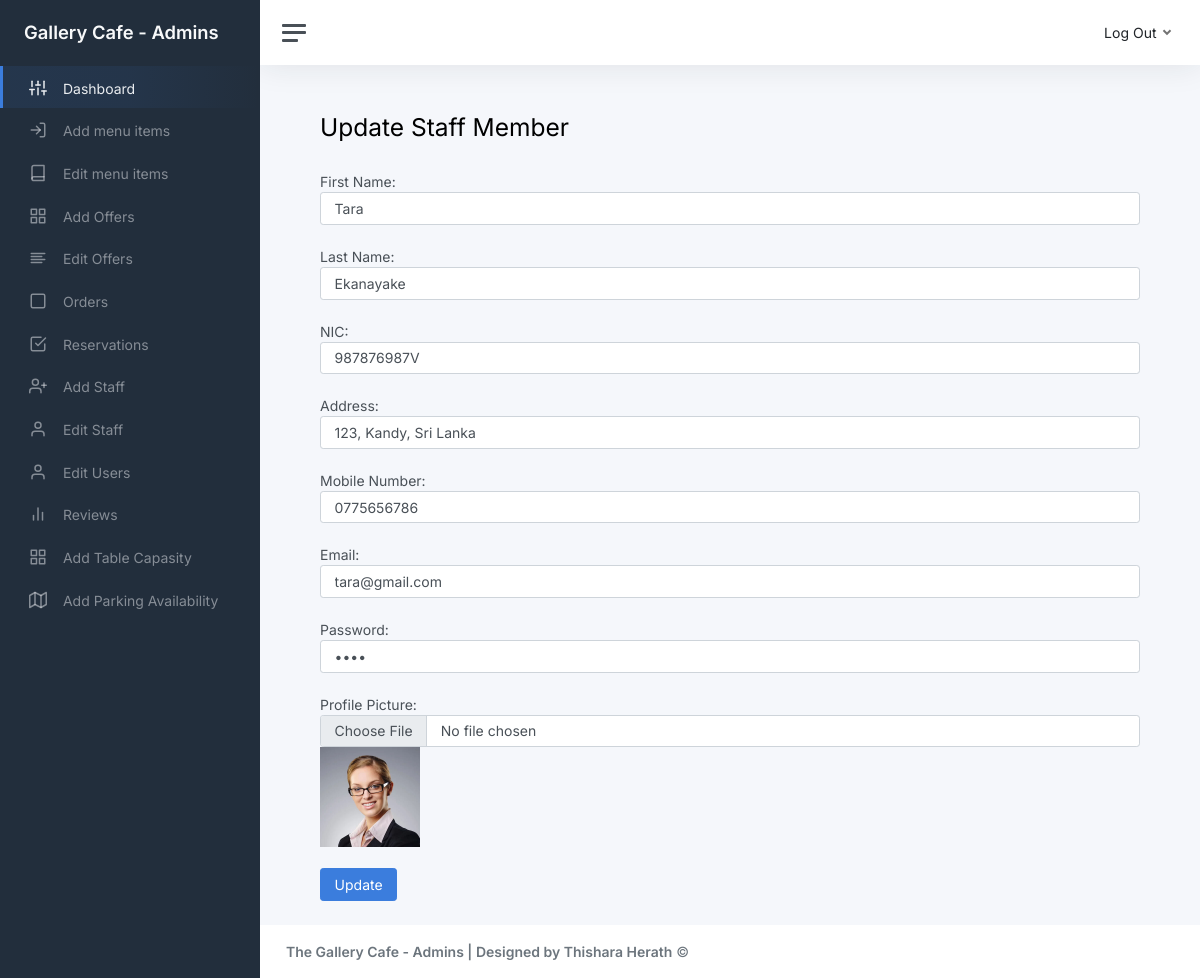
Page /edit_staff.php?id=6 on the committed database.
### tables this page shows
CREATE TABLE IF NOT EXISTS `staff` (
  `id` int NOT NULL AUTO_INCREMENT,
  `firstname` varchar(50) DEFAULT NULL,
  `lastname` varchar(50) DEFAULT NULL,
  `nic` varchar(20) DEFAULT NULL,
  `address` varchar(100) DEFAULT NULL,
  `mnumber` varchar(15) DEFAULT NULL,
  `email` varchar(50) DEFAULT NULL,
  `password` varchar(50) DEFAULT NULL,
  `profile_picture` varchar(5000) DEFAULT NULL,
  PRIMARY KEY (`id`)
);

### edit_staff.php (the view, shortened to what this page needs)
<!DOCTYPE html>
<html lang="en">
<head>
    <link href="admin_css/app.css" rel="stylesheet">
</head>
<body>
    <div class="wrapper">
    <nav id="sidebar" class="sidebar js-sidebar">
			<div class="sidebar-content js-simplebar">
				<a class="sidebar-brand" href="index.html">
					<span class="align-middle">Gallery Cafe - Admins</span>
				</a>
				<ul class="sidebar-nav">
					<li class="sidebar-item active">
						<a class="sidebar-link" href="admin_panel.php">
							<i class="align-middle" data-feather="sliders"></i> <span class="align-middle">Dashboard</span>
						</a>
					</li>
					<li class="sidebar-item">
						<a class="sidebar-link" href="add_menu_item.php">
							<i class="align-middle" data-feather="log-in"></i> <span class="align-middle">Add menu items</span>
						</a>
					</li>
					<li class="sidebar-item">
						<a class="sidebar-link" href="menu_list.php">
							<i class="align-middle" data-feather="book"></i> <span class="align-middle">Edit menu items</span>
						</a>
					</li>
					<li class="sidebar-item">
						<a class="sidebar-link" href="add_offer.php">
							<i class="align-middle" data-feather="grid"></i> <span class="align-middle">Add Offers</span>
						</a>
					</li>
					<li class="sidebar-item">
						<a class="sidebar-link" href="edit_offers.php">
							<i class="align-middle" data-feather="align-left"></i> <span class="align-middle">Edit Offers</span>
						</a>
					</li>
					<li class="sidebar-item">
						<a class="sidebar-link" href="all_orders.php">
							<i class="align-middle" data-feather="square"></i> <span class="align-middle">Orders</span>
						</a>
					</li>
					<li class="sidebar-item">
						<a class="sidebar-link" href="display_reservations.php">
							<i class="align-middle" data-feather="check-square"></i> <span class="align-middle">Reservations</span>
						</a>
					</li>
					<li class="sidebar-item">
						<a class="sidebar-link" href="register_staff.php">
							<i class="align-middle" data-feather="user-plus"></i> <span class="align-middle">Add Staff</span>
						</a>
					</li>
					<li class="sidebar-item">
						<a class="sidebar-link" href="display_staff.php">
							<i class="align-middle" data-feather="user"></i> <span class="align-middle">Edit Staff</span>
						</a>
					</li>
					<li class="sidebar-item">
						<a class="sidebar-link" href="edit_users.php">
							<i class="align-middle" data-feather="user"></i> <span class="align-middle">Edit Users</span>
						</a>
					</li>
					<li class="sidebar-item">
						<a class="sidebar-link" href="display_reviews.php">
							<i class="align-middle" data-feather="bar-chart-2"></i> <span class="align-middle">Reviews</span>
						</a>
					</li>
					<li class="sidebar-item">
						<a class="sidebar-link" href="add_table.php">
							<i class="align-middle" data-feather="grid"></i> <span class="align-middle">Add Table Capasity</span>
						</a>
					</li>
					<li class="sidebar-item">
						<a class="sidebar-link" href="add_parking.php">
							<i class="align-middle" data-feather="map"></i> <span class="align-middle">Add Parking Availability</span>
						</a>
					</li>
				</ul>
			</div>
		</nav>
        <div class="main">
        <nav class="navbar navbar-expand navbar-light navbar-bg">
				<a class="sidebar-toggle js-sidebar-toggle">
					<i class="hamburger align-self-center"></i>
				</a>
				<div class="navbar-collapse collapse">
					<ul class="navbar-nav navbar-align">
						<li class="nav-item dropdown">
							<a class="nav-link dropdown-toggle d-none d-sm-inline-block" href="#" data-bs-toggle="dropdown">
								<span class="text-dark">Log Out</span>
							</a>
						</li>
					</ul>
				</div>
			</nav>
            <main class="content">
                <div class="container-fluid p-0">
                    <div class="container">
                        <h2>Update Staff Member</h2><br>
                        <?php
                        require 'dbconn.php';
                        $id = isset($_GET['id']) ? (int)$_GET['id'] : 0;
                        if ($id > 0) {
                            $stmt = $conn->prepare("SELECT * FROM staff WHERE id=?");
                            $stmt->bind_param("i", $id);
                            $stmt->execute();
                            $result = $stmt->get_result();
                            $row = $result->fetch_assoc();
                            if ($row) {
                        ?>
                                <form action="edit_staff.php" method="post" enctype="multipart/form-data">
                                    <div class="form-group">
                                        <label for="firstname">First Name:</label>
                                        <input type="text" class="form-control" id="firstname" name="firstname" value="<?php echo htmlspecialchars($row['firstname']); ?>" required>
                                    </div><br>
                                    <div class="form-group">
                                        <label for="lastname">Last Name:</label>
                                        <input type="text" class="form-control" id="lastname" name="lastname" value="<?php echo htmlspecialchars($row['lastname']); ?>" required>
                                    </div><br>
                                    <div class="form-group">
                                        <label for="nic">NIC:</label>
                                        <input type="text" class="form-control" id="nic" name="nic" value="<?php echo htmlspecialchars($row['nic']); ?>" required>
                                    </div><br>
                                    <div class="form-group">
                                        <label for="address">Address:</label>
                                        <input type="text" class="form-control" id="address" name="address" value="<?php echo htmlspecialchars($row['address']); ?>" required>
                                    </div><br>
                                    <div class="form-group">
                                        <label for="mnumber">Mobile Number:</label>
                                        <input type="text" class="form-control" id="mnumber" name="mnumber" value="<?php echo htmlspecialchars($row['mnumber']); ?>" required>
                                    </div><br>
                                    <div class="form-group">
                                        <label for="email">Email:</label>
                                        <input type="email" class="form-control" id="email" name="email" value="<?php echo htmlspecialchars($row['email']); ?>" required>
                                    </div><br>
                                    <div class="form-group">
                                        <label for="password">Password:</label>
                                        <input type="password" class="form-control" id="password" name="password" value="<?php echo htmlspecialchars($row['password']); ?>" required>
                                    </div><br>
                                    <div class="form-group">
                                        <label for="profilePicture">Profile Picture:</label>
                                        <input type="file" class="form-control" id="profilePicture" name="profilePicture">
                                        <?php
                                        if (!empty($row['profile_picture'])) {
                                            echo "<img src='" . htmlspecialchars($row['profile_picture']) . "' alt='Profile Picture' width='100' height='100'>";
                                        }
                                        ?>
                                    </div><br>
                                    <button type="submit" name="update" class="btn btn-primary">Update</button>
                                </form>
                        <?php
                            } else {
                                echo "<div class='alert alert-danger'>Staff member not found.</div>";
                            }
                        } else {
                            echo "<meta http-equiv='refresh' content='2;url=display_staff.php'>";
                        }
                        ?>
                    </div>
                </div>
            </main>
            <footer class="footer">
				<div class="container-fluid">
					<div class="row text-muted">
						<div class="col-6 text-start">
							<p class="mb-0">
								<a class="text-muted" href="https://adminkit.io/" target="_blank"><strong>The Gallery Cafe - Admins | Designed by Thishara Herath</strong></a> &copy;
							</p>
						</div>
					</div>
				</div>
			</footer>
        </div>
    </div>
</body>
</html>

### rows in the picture
staff: firstname "Tara", lastname "Ekanayake", nic "987876987V", address "123, Kandy, Sri Lanka", mnumber "0775656786", email "tara@gmail.com", profile_picture (picture)
